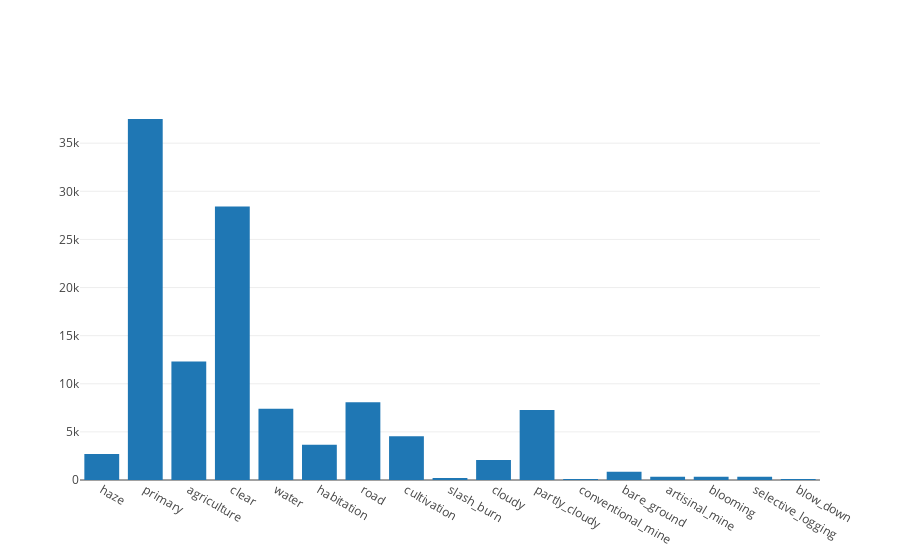

Notebook code cell kept with this figure:
### Markdown cell above
So it looks like we are not given much metadata, only the filenames and the corresponding tags. Let's parse these tags so that we can analyze them further.

### Code cell
labels = df_train['tags'].apply(lambda x: x.split(' '))
from collections import Counter, defaultdict
counts = defaultdict(int)
for l in labels:
    for l2 in l:
        counts[l2] += 1

data=[go.Bar(x=list(counts.keys()), y=list(counts.values()))]
layout=dict(height=800, width=800, title='Distribution of training labels')
fig=dict(data=data, layout=layout)
py.iplot(data, filename='train-label-dist')

### Figure 1 — Plotly figure (JSON) as saved in the notebook; plotly's stock layout.template omitted (floating-point values rounded to 4 significant figures)
{"data": [{"type": "bar", "x": ["haze", "primary", "agriculture", "clear", "water", "habitation", "road", "cultivation", "slash_burn", "cloudy", "partly_cloudy", "conventional_mine", "bare_ground", "artisinal_mine", "blooming", "selective_logging", "blow_down"], "y": [2697, 37513, 12315, 28431, 7411, 3660, 8071, 4547, 209, 2089, 7261, 100, 862, 339, 332, 340, 101]}], "layout": {}}
